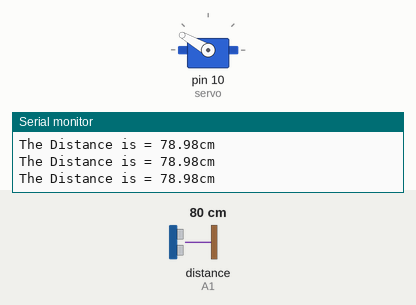
A sketch run on a simulated Arduino Uno, built with avr-gcc and run on an emulated ATmega328P. Parts: servo, the last lines printed to the serial monitor. Wiring (inferred from the names in the program): ultrasonic range finder: trigger A0; echo A1. The test bench sets the inputs (shaded band); at power-on: distance to the obstacle (sensor on A1) 80 cm. The echo pulse lasts 58.3 µs per cm.

Above: at 0.82 s.
1.3 s: distance to the obstacle (sensor on A1) set to 2 cm
At 1.61 s:
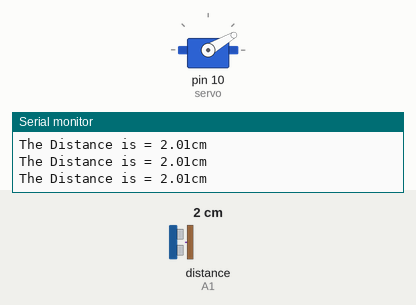
4.3 s: distance to the obstacle (sensor on A1) set to 299 cm
7.3 s: distance to the obstacle (sensor on A1) set to 18 cm
Timing chart, 0 to 16.3 s (numbered marks = the images above; inputs shaded):
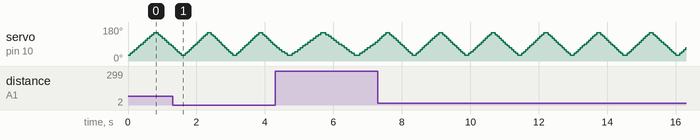

The sketch:

Ultrasonic_With_Servo.ino
```cpp
#include <Servo.h>

Servo servo;
int trig=A0;
int echo=A1;
float distance;
float duration;


void setup() {
  servo.attach(10);
  pinMode(trig, OUTPUT);
  pinMode(echo, INPUT);

  Serial.begin(9600);

}

void loop() {

  for(int i=30; i<=150; i=i+10)
  {
    servo.write(i);
    delay(5);

    digitalWrite(trig, LOW);
    delay(2);
    digitalWrite(trig, HIGH);
    delayMicroseconds(10);
    digitalWrite(trig, LOW);

    duration=pulseIn(echo, HIGH);
    distance=(duration*.034)/2;
    Serial.print("The Distance is = ");
    Serial.print(distance);
    Serial.println("cm");
    delay(50);

  }

  for(int i=150; i>=30; i=i-10)
  {
    servo.write(i);
    delay(5);

    digitalWrite(trig, LOW);
    delay(2);
    digitalWrite(trig, HIGH);
    delayMicroseconds(10);
    digitalWrite(trig, LOW);

    duration=pulseIn(echo, HIGH);
    distance=(duration*.034)/2;
    Serial.print("The Distance is = ");
    Serial.print(distance);
    Serial.println("cm");
    delay(50);

  }


}
```
